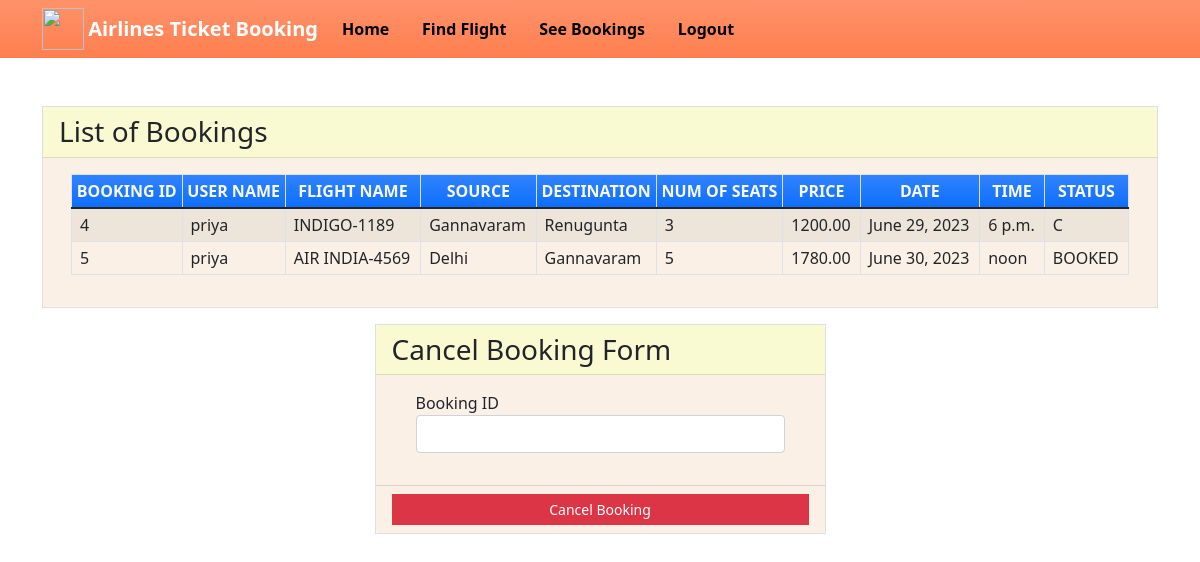
/seebookings (signed in), run on the app's committed database.
### myapp/models.py (models this page shows, shortened)
class Book(models.Model):
    BOOKED = 'B'
    CANCELLED = 'C'
    TICKET_STATUSES = ((BOOKED, 'Booked'),
                       (CANCELLED, 'Cancelled'),)
    email = models.EmailField()
    name = models.CharField(max_length=30)
    userid = models.DecimalField(decimal_places=0, max_digits=2)
    flight_id = models.DecimalField(decimal_places=0, max_digits=2)
    flight_name = models.CharField(max_length=30)
    source = models.CharField(max_length=30)
    dest = models.CharField(max_length=30)
    no_of_seats = models.DecimalField(decimal_places=0, max_digits=2)
    price = models.DecimalField(decimal_places=2, max_digits=6)
    date = models.DateField()
    time = models.TimeField()
    status = models.CharField(choices=TICKET_STATUSES, default='CANCELLED', max_length=10)
    class Meta:
        verbose_name_plural = "List of Bookings"

### myapp/views.py (the view)
# urls.py: path('seebookings', views.seebookings, name="seebookings"),
@login_required(login_url='signin')
def seebookings(request,new={}):
    context = {}
    id_r = request.user.id
    book_list = Book.objects.filter(userid=id_r)
    if book_list:
        return render(request, 'myapp/booklist.html', locals())
    else:
        context["error"] = "Sorry no flights booked"
        return render(request, 'myapp/findflight.html', context)

### myapp/templates/myapp/booklist.html (shortened to what this page needs)
{% extends 'myapp/base.html' %} {% block content %}
<div class="container my-5">
    <div class="card rounded-0">
        <div class="card-header">
            <div class="card-title h3 mb-0">List of Bookings</div>
        </div>
        <div class="card-body">
            <div class="container-fluid">
                <table class="table table-bordered table-striped">
                    <thead>
                        <tr class="bg-gradient bg-primary text-light">
                            <th class="p-1 text-center">BOOKING ID</th>
                            <th class="p-1 text-center">USER NAME</th>
                            <th class="p-1 text-center">FLIGHT NAME</th>
                            <th class="p-1 text-center">SOURCE</th>
                            <th class="p-1 text-center">DESTINATION</th>
                            <th class="p-1 text-center">NUM OF SEATS</th>
                            <th class="p-1 text-center">PRICE</th>
                            <th class="p-1 text-center">DATE</th>
                            <th class="p-1 text-center">TIME</th>
                            <th class="p-1 text-center">STATUS</th>
                        </tr>
                    </thead>
                    {% for row in book_list %}
                    <tr>
                        <td class="px-2 py-1 align-middle">{{row.id}}</td>
                        <td class="px-2 py-1 align-middle">{{row.name}}</td>
                        <td class="px-2 py-1 align-middle">{{row.flight_name}}</td>
                        <td class="px-2 py-1 align-middle">{{row.source}}</td>
                        <td class="px-2 py-1 align-middle">{{row.dest}}</td>
                        <td class="px-2 py-1 align-middle">{{row.no_of_seats}}</td>
                        <td class="px-2 py-1 align-middle">{{row.price}}</td>
                        <td class="px-2 py-1 align-middle">{{row.date}}</td>
                        <td class="px-2 py-1 align-middle">{{row.time}}</td>
                        <td class="px-2 py-1 align-middle">{{row.status}}</td>
                    </tr>
                    {% endfor %}
                </table>
            </div>
        </div>
    </div>
    <div class="row mt-3 justify-content-center">
        <div class="col-lg-5 col-md-7 col-sm-10 col-xs-12">
            <div class="card rounded-0">
                <div class="card-header">
                    <div class="card-title h3 mb-0">Cancel Booking Form</div>
                </div>
                <div class="card-body">
                    <div class="container-fluid">
                        <form action="{% url 'cancellings' %}" method="post" id="cancel-form">
                            <div class="mb-3">
                                <label for="flight_id" class="control-label">Booking ID</label>
                                <input name='flight_id' class="form-control" type="number" id=flight_id">
                            </div>
                        </form>
                    </div>
                </div>
                <div class="card-footer text-center">
                    <button class="btn btn-sm rounded-0 btn-danger w-100" form="cancel-form">Cancel Booking</button>
                </div>
            </div>
        </div>
    </div>
</div>
{% endblock %}

### myapp/templates/myapp/base.html (shortened to what this page needs)
<!doctype html>
<html lang="en">
<head>
    <link rel="stylesheet" href="https://cdn.jsdelivr.net/npm/bootstrap@5.1.3/dist/css/bootstrap.min.css">
</head>
<body background="https://th.bing.com/th/id/R.12cf4afae57eb2b87e824a52b9cd23fb?rik=PKyZIvR4pxU8IQ&riu=http%3a%2f%2fwonderfulengineering.com%2fwp-content%2fuploads%2f2014%2f05%2fairplane-wallpaper-2.jpg&ehk=22O1BI%2f9TtxclWrXtAw%2fmqjjm3xjCepr9GLpLhmuZOs%3d&risl=&pid=ImgRaw&r=0">
<nav class="navbar navbar-expand-lg navbar-light bg-gradient">
    <div class="container">
    <img
        <img src="https://cdn4.iconfinder.com/data/icons/public-transport-13/100/all2_08-11-512.png" width="42" height="42"> &nbsp;
        <a class="navbar-brand" href="#" style="color: white;"><b>Airlines Ticket Booking</b></a>
        <div class="collapse navbar-collapse" id="navbarNavAltMarkup">
            <div class="navbar-nav" >
                <a class="nav-item nav-link active" href="{% url 'home' %}" style="color: black;"><b>Home</b></a>    &nbsp;&nbsp; &nbsp;
                <a class="nav-item nav-link" href="{% url 'findflight' %}" style="color: black;"><b>Find Flight</b></a> &nbsp;&nbsp; &nbsp;
                <a class="nav-item nav-link" href="{% url 'seebookings' %}" style="color: black;"><b>See Bookings</b></a>
                {% if request.user.is_active %}&nbsp;&nbsp; &nbsp;
                <a class="nav-item nav-link " href="{% url 'signout' %}" style="color: black;"><b>Logout</b></a>
                {% else %} &nbsp;&nbsp; &nbsp;
                <a class="nav-item nav-link " href="{% url 'signup' %}" style="color: black;"><b>Registration</b></a>
                {% endif %} &nbsp; &nbsp; &nbsp;
            </div>
        </div>
    </div>
</nav>
{% block content %}
{% endblock %}
</body>
</html>

### myapp/templates/myapp/base.html (style rules this page uses)
.navbar { background-color: coral; }

### myapp/templates/myapp/booklist.html (style rules this page uses)
.card-body { background-color: linen; }
.card-header { background-color: lightgoldenrodyellow; }
.card-footer { background-color: linen; }

### data on the page
Book: id "4", name "priya", flight_name "INDIGO-1189", source "Gannavaram", dest "Renugunta", no_of_seats "3", price "1200.00", date "June 29, 2023", time "6 p.m.", status "C"
Book: id "5", name "priya", flight_name "AIR INDIA-4569", source "Delhi", dest "Gannavaram", no_of_seats "5", price "1780.00", date "June 30, 2023", time "noon", status "BOOKED"
